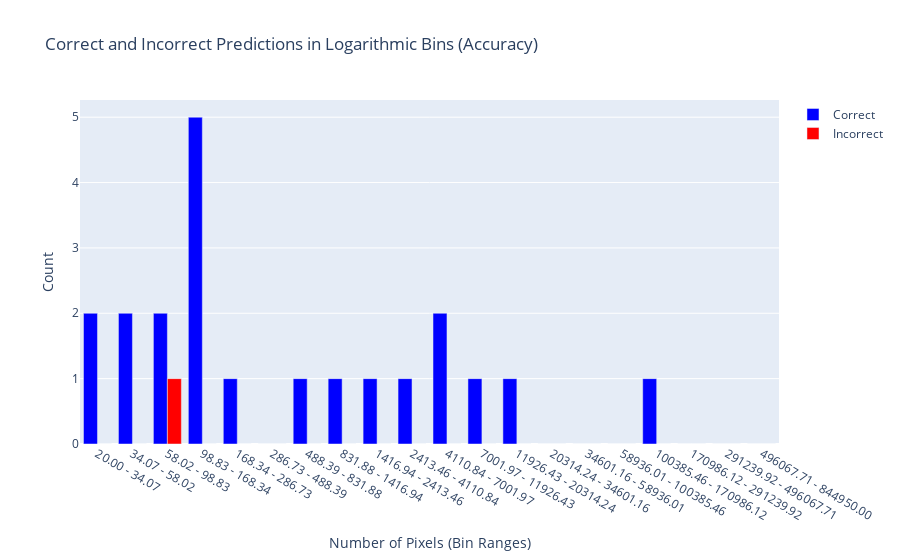

The notebook cell this image was saved under:
### Code cell
correct_pixel_counts = [count for count, accuracy in zip(pixel_counts_accuracies, accuracies) if accuracy]

# Incorrect predictions
incorrect_pixel_counts = [count for count, accuracy in zip(pixel_counts_accuracies, accuracies) if not accuracy]

# Create logarithmic bins with uniform width in log space
log_bins = np.geomspace(min(pixel_counts_accuracies), max(pixel_counts_accuracies), num=21)

# Digitize/bucket the pixel counts into these bins for correct and incorrect predictions
correct_binned = np.digitize(correct_pixel_counts, bins=log_bins)
incorrect_binned = np.digitize(incorrect_pixel_counts, bins=log_bins)

# Count occurrences in each bin
correct_counts = [list(correct_binned).count(i) for i in range(1, len(log_bins))]
incorrect_counts = [list(incorrect_binned).count(i) for i in range(1, len(log_bins))]

# Create the bar graph with uniform width bars in log space
fig = go.Figure()

# Helper function to convert bins to strings for better labeling
def format_bins(bins):
    labels = []
    for i in range(len(bins)-1):
        labels.append(f"{bins[i]:.2f} - {bins[i+1]:.2f}")
    return labels

bin_labels = format_bins(log_bins)

# Add correct predictions bars
fig.add_trace(go.Bar(
    x=bin_labels,
    y=correct_counts,
    name='Correct',
    marker_color='Blue'
))

# Add incorrect predictions bars
fig.add_trace(go.Bar(
    x=bin_labels,
    y=incorrect_counts,
    name='Incorrect',
    marker_color='Red'
))

# Update the layout to display the bin ranges correctly
fig.update_layout(
    title='Correct and Incorrect Predictions in Logarithmic Bins (Accuracy)',
    xaxis_title='Number of Pixels (Bin Ranges)',
    xaxis={'type':'category'},
    yaxis_title='Count',
    barmode='group'
)

# Calculate accuracy
accuracy = sum(accuracies) / len(accuracies)
print(f'Accuracy: {accuracy:.2%}')

# Show the figure
fig.show()

### Figure 1 — Plotly figure (JSON) as saved in the notebook; plotly's stock layout.template omitted (floating-point values rounded to 4 significant figures)
{"data": [{"marker": {"color": "Blue"}, "name": "Correct", "type": "bar", "x": ["20.00 - 34.07", "34.07 - 58.02", "58.02 - 98.83", "98.83 - 168.34", "168.34 - 286.73", "286.73 - 488.39", "488.39 - 831.88", "831.88 - 1416.94", "1416.94 - 2413.46", "2413.46 - 4110.84", "4110.84 - 7001.97", "7001.97 - 11926.43", "11926.43 - 20314.24", "20314.24 - 34601.16", "34601.16 - 58936.01", "58936.01 - 100385.46", "100385.46 - 170986.12", "170986.12 - 291239.92", "291239.92 - 496067.71", "496067.71 - 844950.00"], "y": [2, 2, 2, 5, 1, 0, 1, 1, 1, 1, 2, 1, 1, 0, 0, 0, 1, 0, 0, 0]}, {"marker": {"color": "Red"}, "name": "Incorrect", "type": "bar", "x": ["20.00 - 34.07", "34.07 - 58.02", "58.02 - 98.83", "98.83 - 168.34", "168.34 - 286.73", "286.73 - 488.39", "488.39 - 831.88", "831.88 - 1416.94", "1416.94 - 2413.46", "2413.46 - 4110.84", "4110.84 - 7001.97", "7001.97 - 11926.43", "11926.43 - 20314.24", "20314.24 - 34601.16", "34601.16 - 58936.01", "58936.01 - 100385.46", "100385.46 - 170986.12", "170986.12 - 291239.92", "291239.92 - 496067.71", "496067.71 - 844950.00"], "y": [0, 0, 1, 0, 0, 0, 0, 0, 0, 0, 0, 0, 0, 0, 0, 0, 0, 0, 0, 0]}], "layout": {"barmode": "group", "title": {"text": "Correct and Incorrect Predictions in Logarithmic Bins (Accuracy)"}, "xaxis": {"title": {"text": "Number of Pixels (Bin Ranges)"}, "type": "category"}, "yaxis": {"title": {"text": "Count"}}}}
